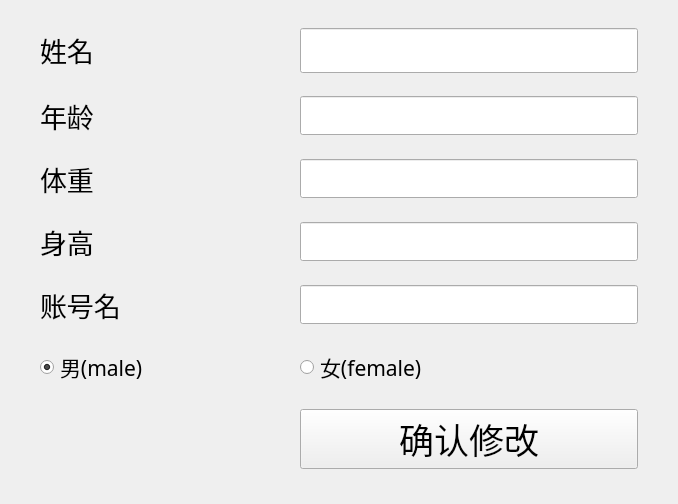
<?xml version="1.0" encoding="UTF-8"?>
<ui version="4.0">
 <class>Index_basicChange</class>
 <widget class="QWidget" name="Index_basicChange">
  <property name="geometry">
   <rect>
    <x>0</x>
    <y>0</y>
    <width>678</width>
    <height>504</height>
   </rect>
  </property>
  <property name="windowTitle">
   <string>Form</string>
  </property>
  <property name="windowIcon">
   <iconset resource="res_Index.qrc">
    <normaloff>:/icons/icons/food/39.png</normaloff>:/icons/icons/food/39.png</iconset>
  </property>
  <layout class="QGridLayout" name="gridLayout" rowstretch="0,0,0,0,0,0,0" columnstretch="3,4" columnminimumwidth="4,3">
   <property name="leftMargin">
    <number>40</number>
   </property>
   <property name="rightMargin">
    <number>40</number>
   </property>
   <item row="3" column="1">
    <widget class="QLineEdit" name="heightEdit">
     <property name="font">
      <font>
       <family>Times New Roman</family>
       <pointsize>20</pointsize>
      </font>
     </property>
     <property name="maxLength">
      <number>3</number>
     </property>
     <property name="readOnly">
      <bool>false</bool>
     </property>
    </widget>
   </item>
   <item row="1" column="0">
    <widget class="QLabel" name="label_2">
     <property name="text">
      <string>&lt;html&gt;&lt;head/&gt;&lt;body&gt;&lt;p&gt;&lt;span style=&quot; font-size:20pt;&quot;&gt;年龄&lt;/span&gt;&lt;/p&gt;&lt;/body&gt;&lt;/html&gt;</string>
     </property>
    </widget>
   </item>
   <item row="2" column="0">
    <widget class="QLabel" name="label_3">
     <property name="text">
      <string>&lt;html&gt;&lt;head/&gt;&lt;body&gt;&lt;p&gt;&lt;span style=&quot; font-size:20pt;&quot;&gt;体重&lt;/span&gt;&lt;/p&gt;&lt;/body&gt;&lt;/html&gt;</string>
     </property>
    </widget>
   </item>
   <item row="2" column="1">
    <widget class="QLineEdit" name="weightEdit">
     <property name="font">
      <font>
       <family>Times New Roman</family>
       <pointsize>20</pointsize>
      </font>
     </property>
     <property name="maxLength">
      <number>3</number>
     </property>
     <property name="readOnly">
      <bool>false</bool>
     </property>
    </widget>
   </item>
   <item row="4" column="0">
    <widget class="QLabel" name="label_6">
     <property name="font">
      <font>
       <family>宋体</family>
       <pointsize>20</pointsize>
      </font>
     </property>
     <property name="text">
      <string>账号名</string>
     </property>
    </widget>
   </item>
   <item row="0" column="1">
    <widget class="QLineEdit" name="nameEdit">
     <property name="font">
      <font>
       <family>宋体</family>
       <pointsize>20</pointsize>
      </font>
     </property>
     <property name="text">
      <string/>
     </property>
     <property name="maxLength">
      <number>5</number>
     </property>
     <property name="readOnly">
      <bool>false</bool>
     </property>
    </widget>
   </item>
   <item row="4" column="1">
    <widget class="QLineEdit" name="IDEdit">
     <property name="font">
      <font>
       <family>Times New Roman</family>
       <pointsize>20</pointsize>
      </font>
     </property>
     <property name="readOnly">
      <bool>true</bool>
     </property>
    </widget>
   </item>
   <item row="6" column="1">
    <widget class="QPushButton" name="OKButton">
     <property name="font">
      <font>
       <family>黑体</family>
       <pointsize>26</pointsize>
      </font>
     </property>
     <property name="text">
      <string>确认修改</string>
     </property>
     <property name="autoDefault">
      <bool>false</bool>
     </property>
    </widget>
   </item>
   <item row="1" column="1">
    <widget class="QLineEdit" name="ageEdit">
     <property name="font">
      <font>
       <family>Times New Roman</family>
       <pointsize>20</pointsize>
      </font>
     </property>
     <property name="maxLength">
      <number>3</number>
     </property>
     <property name="readOnly">
      <bool>false</bool>
     </property>
    </widget>
   </item>
   <item row="3" column="0">
    <widget class="QLabel" name="label_4">
     <property name="text">
      <string>&lt;html&gt;&lt;head/&gt;&lt;body&gt;&lt;p&gt;&lt;span style=&quot; font-size:20pt;&quot;&gt;身高&lt;/span&gt;&lt;/p&gt;&lt;/body&gt;&lt;/html&gt;</string>
     </property>
    </widget>
   </item>
   <item row="0" column="0">
    <widget class="QLabel" name="label">
     <property name="text">
      <string>&lt;html&gt;&lt;head/&gt;&lt;body&gt;&lt;p&gt;&lt;span style=&quot; font-size:20pt;&quot;&gt;姓名&lt;/span&gt;&lt;/p&gt;&lt;/body&gt;&lt;/html&gt;</string>
     </property>
     <property name="textFormat">
      <enum>Qt::AutoText</enum>
     </property>
    </widget>
   </item>
   <item row="5" column="0">
    <widget class="QRadioButton" name="maleRadio">
     <property name="font">
      <font>
       <family>楷体</family>
       <pointsize>16</pointsize>
      </font>
     </property>
     <property name="text">
      <string>男(male)</string>
     </property>
     <property name="checked">
      <bool>true</bool>
     </property>
    </widget>
   </item>
   <item row="5" column="1">
    <widget class="QRadioButton" name="femaleRadio">
     <property name="font">
      <font>
       <family>楷体</family>
       <pointsize>16</pointsize>
      </font>
     </property>
     <property name="text">
      <string>女(female)</string>
     </property>
     <property name="checked">
      <bool>false</bool>
     </property>
    </widget>
   </item>
  </layout>
 </widget>
 <resources>
  <include location="res_Index.qrc"/>
 </resources>
 <connections/>
</ui>
